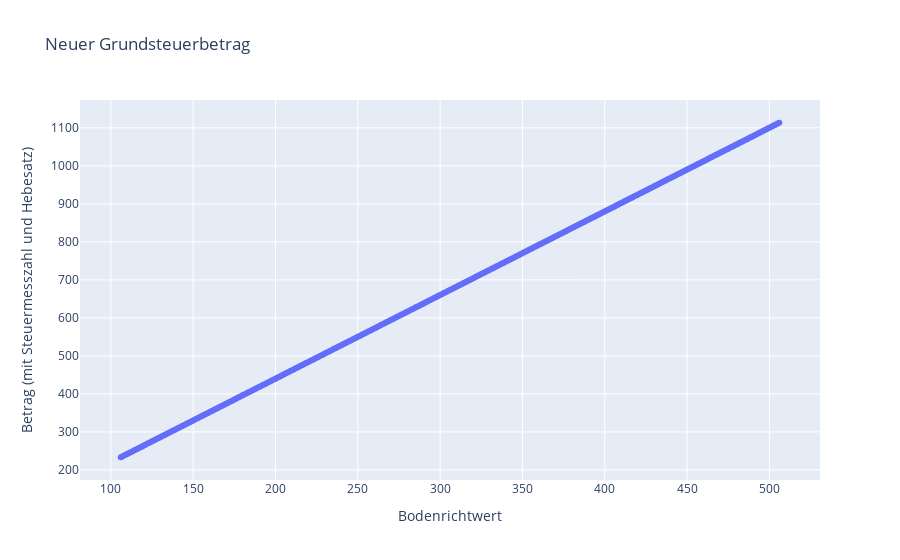

Here is the notebook cell this chart was saved with:
### Markdown cell above
# Visuelle Darstellung

### Code cell
import plotly.express as px

myList = betragssteuer_dict.items()
myList = sorted(myList) 
x, y = zip(*myList)     

px.scatter(myList, x=x, y=y,
           labels={
               "x":"Bodenrichtwert",
               "y":"Betrag (mit Steuermesszahl und Hebesatz)"
           },
           title="Neuer Grundsteuerbetrag")

### Figure 1 — Plotly figure (JSON) as saved in the notebook; plotly's stock layout.template omitted (floating-point values rounded to 4 significant figures; data arrays with more than 128 entries replaced by an {"elided": "..."} marker saying what was removed)
{"data": [{"hovertemplate": "Bodenrichtwert=%{x}<br>Betrag (mit Steuermesszahl und Hebesatz)=%{y}<extra></extra>", "legendgroup": "", "marker": {"color": "#636efa", "symbol": "circle"}, "mode": "markers", "name": "", "orientation": "v", "showlegend": false, "type": "scatter", "x": {"elided": "401 int values"}, "xaxis": "x", "y": {"elided": "401 float values"}, "yaxis": "y"}], "layout": {"legend": {"tracegroupgap": 0}, "title": {"text": "Neuer Grundsteuerbetrag"}, "xaxis": {"anchor": "y", "domain": [0, 1], "title": {"text": "Bodenrichtwert"}}, "yaxis": {"anchor": "x", "domain": [0, 1], "title": {"text": "Betrag (mit Steuermesszahl und Hebesatz)"}}}}
